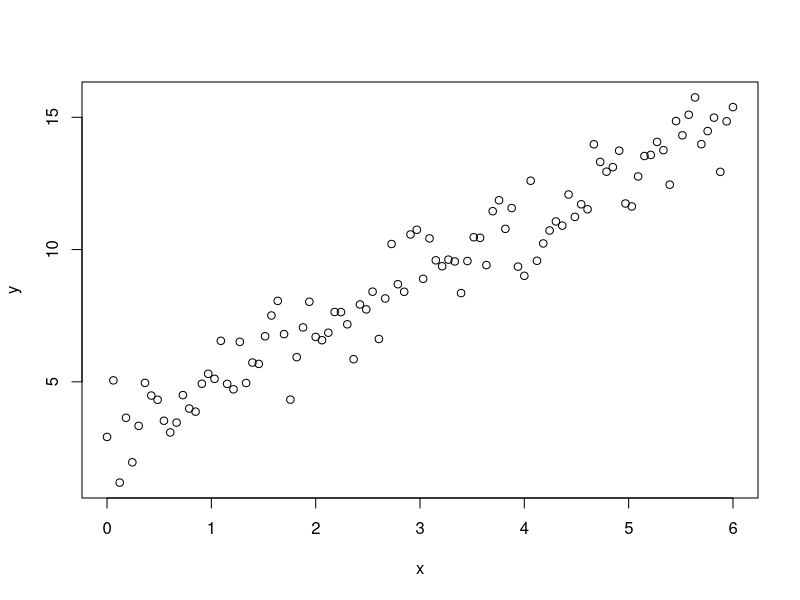
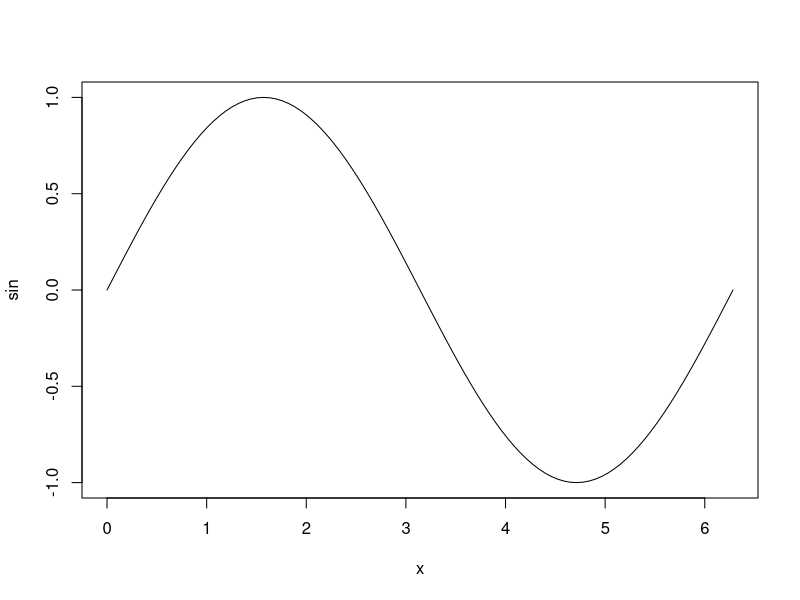

Write R code to recreate these figures, in order.
#Singles

TRUE
1==2
1
1.2
sqrt(as.complex(-1))
as.complex(-1)

"5"
"abc"

#Vectors

c(1,1.2,pi,exp(1))
c(TRUE,1==2)
c("a","ab","abc")
c("a",5,1==2)

#Factor

gl(2,10, labels=c("male", "female"))
as.factor(c(rep("male",10),rep("female",10)))

#Matrix and arrays

matrix(c(1,2,3,4,5,6)+pi,nrow=2)
matrix(c(1,2,3,4,5,6)+pi,nrow=2)<6

array(c(1:24), dim=c(4,3,2))

#Data frame

data.frame(treatment=c("active","active","placebo"), 
           bp=c(80,85,90))
cbind(treatment=c("active","active","placebo"), 
      bp=c(80,85,90))

#Lists

list(a=1,b="abc",c=c(1,2,3),d=list(e=matrix(1:4,2), f=function(x)x^2))

#Simple Functions

square<-function(x){
  return(x*x)
}
square(1:5)

power<-function(x,pow){
  return(x^pow)
}
power(1:5,3)

#Default arguments 

power<-function(x,pow=2){
  return(x^pow)
}
power(1:5)
power(1:5,4)

#Masking functions

c<-function(x,y) x*y
c(2,3)
rm(c)
c(2,3)

#Simple plotting

set.seed(333)
x<-seq(0,6, length=100)
y<-2*x+3+rnorm(100)
plot(x,y)

plot(sin,0,2*pi)

